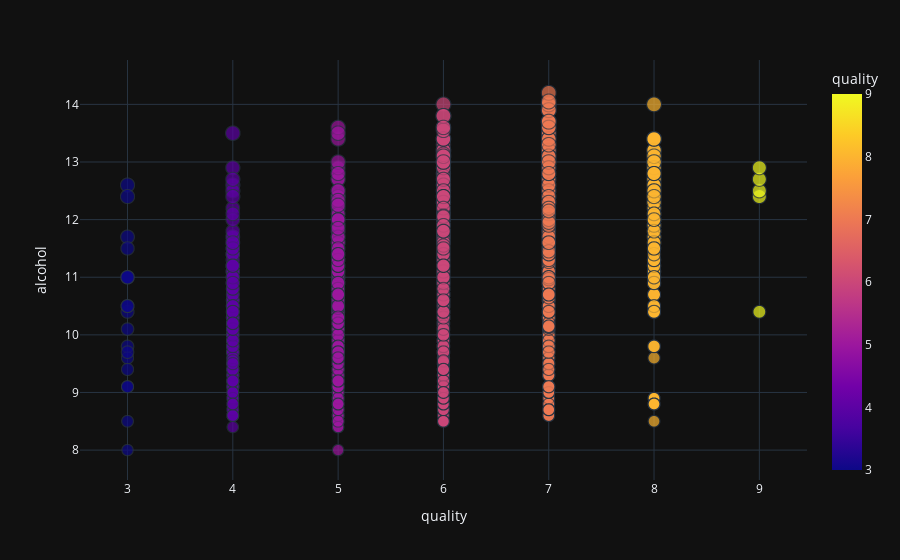

Notebook code cell kept with this figure:
### Markdown cell above
<center> white Wine Alcohol vs Quality </center>

### Code cell
px.scatter(white, x="quality", y="alcohol", color="quality", size="alcohol", size_max=15, template="plotly_dark")

### Figure 1 — Plotly figure (JSON) as saved in the notebook; plotly's stock layout.template omitted (floating-point values rounded to 4 significant figures; data arrays with more than 128 entries replaced by an {"elided": "..."} marker saying what was removed)
{"data": [{"hovertemplate": "quality=%{marker.color}<br>alcohol=%{marker.size}<extra></extra>", "legendgroup": "", "marker": {"color": {"elided": "4898 int values"}, "coloraxis": "coloraxis", "size": {"elided": "4898 float values"}, "sizemode": "area", "sizeref": 0.06311, "symbol": "circle"}, "mode": "markers", "name": "", "showlegend": false, "type": "scattergl", "x": {"elided": "4898 int values"}, "xaxis": "x", "y": {"elided": "4898 float values"}, "yaxis": "y"}], "layout": {"coloraxis": {"colorbar": {"title": {"text": "quality"}}, "colorscale": [[0, "#0d0887"], [0.1111, "#46039f"], [0.2222, "#7201a8"], [0.3333, "#9c179e"], [0.4444, "#bd3786"], [0.5556, "#d8576b"], [0.6667, "#ed7953"], [0.7778, "#fb9f3a"], [0.8889, "#fdca26"], [1, "#f0f921"]]}, "legend": {"itemsizing": "constant", "tracegroupgap": 0}, "margin": {"t": 60}, "xaxis": {"anchor": "y", "domain": [0, 1], "title": {"text": "quality"}}, "yaxis": {"anchor": "x", "domain": [0, 1], "title": {"text": "alcohol"}}}}
